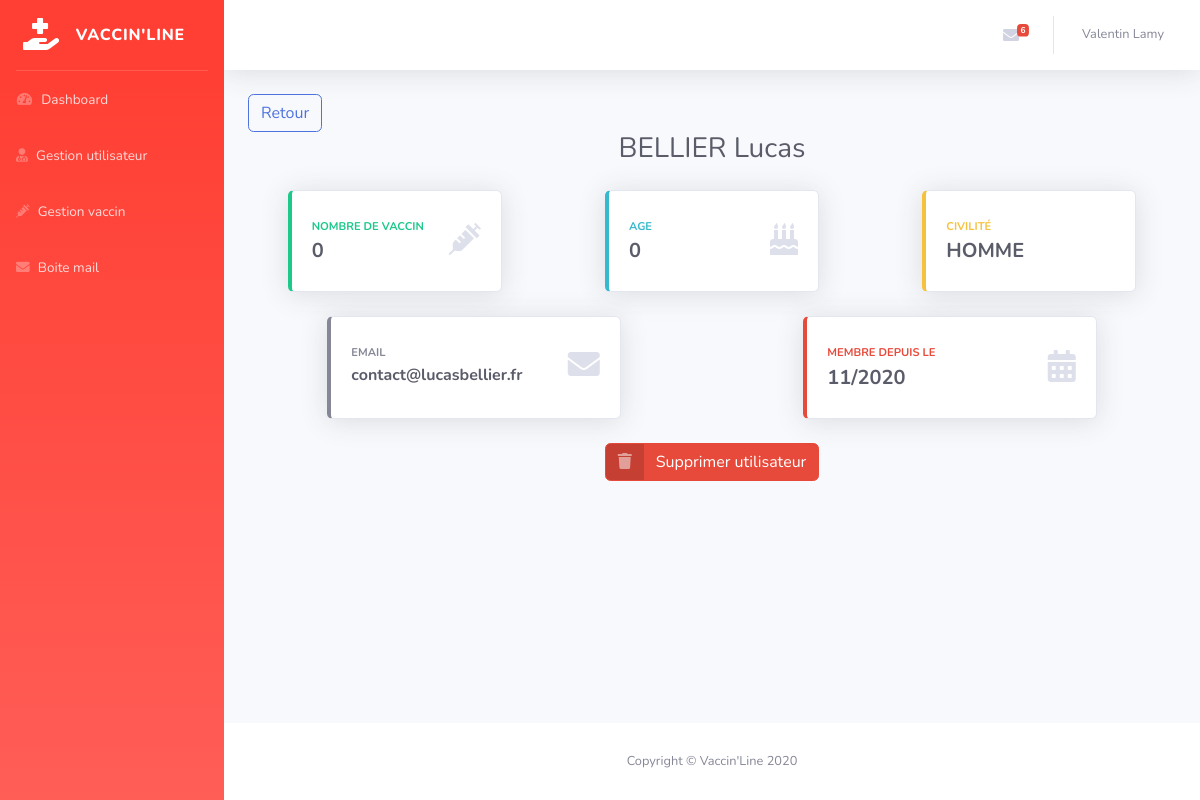
The page /admin/single-user.php?id=2 (signed in) on the database its author committed.
### tables this page shows
CREATE TABLE `vl_users` (
  `id` int(11) NOT NULL,
  `nom` varchar(150) NOT NULL,
  `prenom` varchar(150) NOT NULL,
  `password` varchar(255) NOT NULL,
  `email` varchar(120) NOT NULL,
  `status` int(11) NOT NULL DEFAULT 1,
  `token` varchar(255) DEFAULT NULL,
  `token_at` datetime DEFAULT NULL,
  `date_naissance` varchar(10) NOT NULL,
  `created_at` datetime NOT NULL,
  `civilite` varchar(100) NOT NULL,
  `role` varchar(10) NOT NULL,
  `age` int(3) NOT NULL
);

### inc/function.php (called while the page is built, shortened)
<?php
  function timeToMY($englishTime)
  {
    return date('m/Y', strtotime($englishTime));
  }
?>

### admin/single-user.php (the view, shortened to what this page needs)
<?php
include('../inc/pdo.php');
include('../inc/function.php');
if (!empty($_GET['id']) && is_numeric($_GET['id'])) {
  $id = $_GET['id'];
  $sql = "SELECT * FROM vl_users WHERE id = :id";
  $query = $pdo->prepare($sql);
  $query -> bindValue(':id', $id, PDO::PARAM_INT);
  $query->execute();
  $user = $query->fetch();
  $sql = "SELECT * FROM vl_user_vaccin WHERE id_user = :id";
  $query = $pdo->prepare($sql);
  $query -> bindValue(':id', $id, PDO::PARAM_INT);
  $query->execute();
  $userVaccin = $query->fetchAll();
}
$title = mb_strtoupper($user['nom']) . ' ' . ucfirst($user['prenom']);
include('inc/header-back.php');
 ?>
    <div class="container-fluid">
        <a href="manage-user.php" class="btn btn-outline-primary">Retour</a>
        <h1 class="text-center h3 mb-4 text-gray-800"><?php echo $title; ?></h1>
        <div class="row justify-content-around">
          <div class="col-xl-3 col-md-6 mb-4">
              <div class="card border-left-success shadow h-100 py-2">
                  <div class="card-body">
                      <div class="row no-gutters align-items-center">
                          <div class="col mr-2">
                              <div class="text-xs font-weight-bold text-success text-uppercase mb-1">
                                  Nombre de vaccin</div>
                              <div class="h5 mb-0 font-weight-bold text-gray-800"><?php echo count($userVaccin); ?></div>
                          </div>
                          <div class="col-auto">
                              <i class="fas fa-syringe fa-2x text-gray-300"></i>
                          </div>
                      </div>
                  </div>
              </div>
          </div>
          <div class="col-xl-3 col-md-6 mb-4">
              <div class="card border-left-info shadow h-100 py-2">
                  <div class="card-body">
                      <div class="row no-gutters align-items-center">
                          <div class="col mr-2">
                              <div class="text-xs font-weight-bold text-info text-uppercase mb-1">
                                  Age</div>
                              <div class="h5 mb-0 font-weight-bold text-gray-800"><?php echo $user['age'] ?></div>
                          </div>
                          <div class="col-auto">
                              <i class="fas fa-birthday-cake fa-2x text-gray-300"></i>
                          </div>
                      </div>
                  </div>
              </div>
          </div>
          <div class="col-xl-3 col-md-6 mb-4">
              <div class="card border-left-warning shadow h-100 py-2">
                  <div class="card-body">
                      <div class="row no-gutters align-items-center">
                          <div class="col mr-2">
                              <div class="text-xs font-weight-bold text-warning text-uppercase mb-1">
                                  Civilité</div>
                              <div class="h5 mb-0 font-weight-bold text-gray-800"><?php echo mb_strtoupper($user['civilite']) ?></div>
                          </div>
                      </div>
                  </div>
              </div>
          </div>
        </div>
        <div class="row justify-content-around">
          <div class="col-xl-4 col-md-6 mb-4">
              <div class="card border-left-secondary shadow h-100 py-2">
                  <div class="card-body">
                      <div class="row no-gutters align-items-center">
                          <div class="col mr-2">
                              <div class="text-xs font-weight-bold text-secondary text-uppercase mb-1">
                                  email</div>
                              <div class="h6 mb-0 font-weight-bold text-gray-800"><?php echo $user['email']; ?></div>
                          </div>
                          <div class="col-auto">
                              <i class="fas fa-envelope fa-2x text-gray-300"></i>
                          </div>
                      </div>
                  </div>
              </div>
          </div>
          <div class="col-xl-4 col-md-6 mb-4">
              <div class="card border-left-danger shadow h-100 py-2">
                  <div class="card-body">
                      <div class="row no-gutters align-items-center">
                          <div class="col mr-2">
                              <div class="text-xs font-weight-bold text-danger text-uppercase mb-1">
                                  membre depuis le</div>
                              <div class="h5 mb-0 font-weight-bold text-gray-800"><?php echo timeToMY($user['created_at']) ?></div>
                          </div>
                          <div class="col-auto">
                              <i class="fas fa-calendar-alt fa-2x text-gray-300"></i>
                          </div>
                      </div>
                  </div>
              </div>
          </div>
        </div>
        <div class="row justify-content-center">
          <a href="#" data-href="#" data-toggle="modal" data-target="#confirm-delete"  class="btn btn-danger btn-icon-split">
            <span class="icon text-white-50">
              <i class="fas fa-trash"></i>
            </span>
            <span class="text">Supprimer utilisateur</span>
          </a>
        </div>
    </div>
<?php
include('inc/footer-back.php');

### rows shown on the page
vl_users: title "BELLIER Lucas", age "0", civilite "HOMME", email "contact@lucasbellier.fr", created_at "11/2020"

### other values the page prints
TotalNonLu($contacts) "6"
$_SESSION['user']['prenom'] "Valentin"
$_SESSION['user']['nom'] "Lamy"
count($userVaccin) "0"
